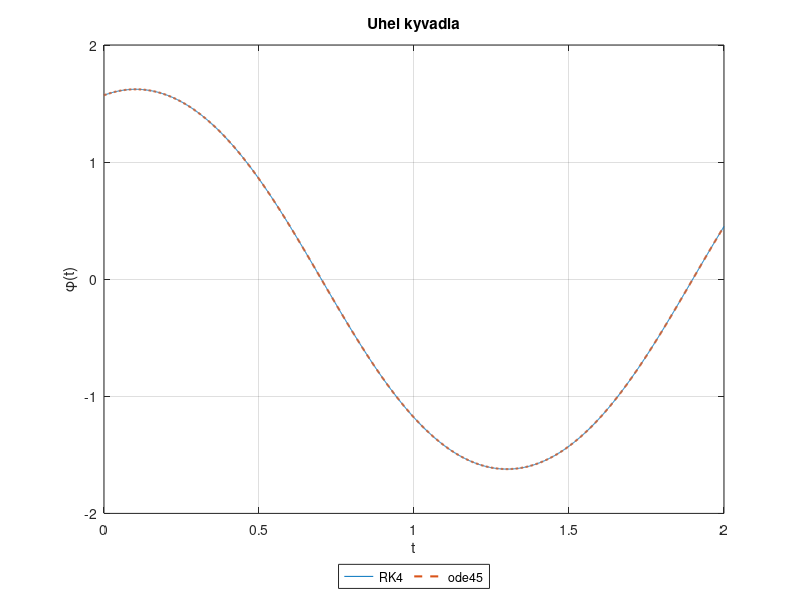
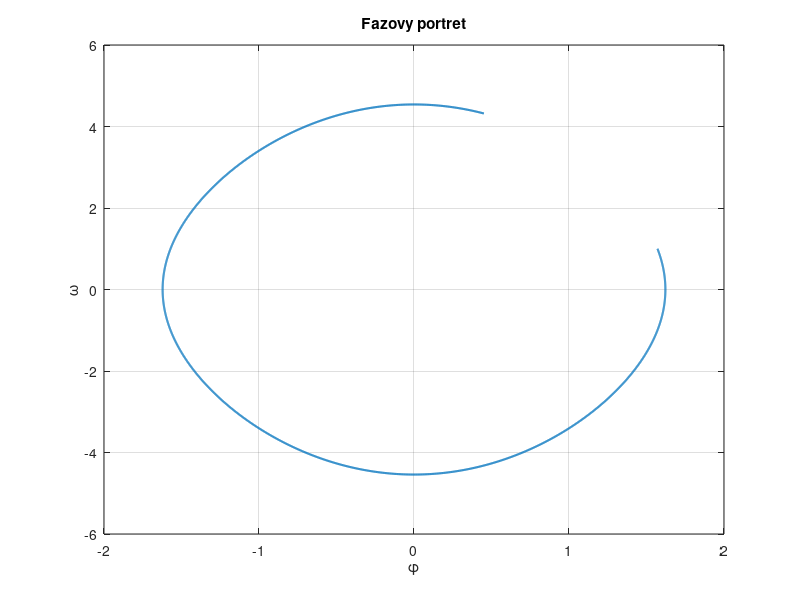

These figures' MATLAB source, in order:
% Nelinearni kyvadlo  phi'' + (g/l)*sin(phi) = 0,  phi(0) = pi/2, phi'(0) = 1
% Substituce omega = phi' vede na soustavu prvniho radu pro y = (phi, omega):
%   phi' = omega,   omega' = -(g/l)*sin(phi)
g = 9.81; l = 1;                        % tihove zrychleni, delka kyvadla
F = @(t,y) [y(2); -(g/l)*sin(y(1))];    % prava strana soustavy y' = F(t,y)
y0 = [pi/2; 1]; t0 = 0; tMax = 2;      % pocatecni podminka a konec intervalu
n = 2000; h = (tMax - t0)/n; t = t0 + h*(0:n);

Y = zeros(2,n+1); Y(:,1) = y0;          % RK4 pro soustavu: sloupec Y(:,i) je stav v case t(i)
for i = 1:n
    k1 = F(t(i),       Y(:,i));
    k2 = F(t(i) + h/2, Y(:,i) + h/2*k1);
    k3 = F(t(i) + h/2, Y(:,i) + h/2*k2);
    k4 = F(t(i+1),     Y(:,i) + h*k3);
    Y(:,i+1) = Y(:,i) + h/6*(k1 + 2*k2 + 2*k3 + k4);
end

% Srovnani s vestavenym resicem ode45 v tychz casech t
opts = odeset('RelTol', 1e-10, 'AbsTol', 1e-12);
[~, Yref] = ode45(F, t, y0, opts);

% Energie na jednotku hmotnosti by se mela zachovavat
E = 0.5*l^2*Y(2,:).^2 - g*l*cos(Y(1,:));

fprintf('\n  %-33s = %.2e\n', 'krok h', h);
fprintf('  %-33s = %.2e\n', 'max |phi_RK4 - phi_ode45|', max(abs(Y(1,:) - Yref(:,1)')));
fprintf('  %-33s = %.2e\n\n', 'max |E - E(0)|', max(abs(E - E(1))));

% Perioda kmitu
% a) numericky: casy pruchodu phi nulou zdola nahoru (linearni interpolace)
phi = Y(1,:);
idx = find(phi(1:end-1) < 0 & phi(2:end) >= 0);
tNul = t(idx) - phi(idx).*(t(idx+1) - t(idx))./(phi(idx+1) - phi(idx));
T_num = mean(diff(tNul));
% b) presne: amplituda ze zakona zachovani energie a elipticky integral
phiMax = acos(cos(y0(1)) - l*y0(2)^2/(2*g));
T_ex = 4*sqrt(l/g)*ellipke(sin(phiMax/2)^2);
% c) linearizace pro male kmity (sin(phi) ~ phi): T_0 = 2*pi*sqrt(l/g)
T_0 = 2*pi*sqrt(l/g);

fprintf('  %-33s = %.4f rad\n', 'amplituda phi_max', phiMax);
fprintf('  %-33s = %.7f s\n', 'perioda z reseni RK4', T_num);
fprintf('  %-33s = %.7f s\n', 'perioda presna (ellipke)', T_ex);
fprintf('  %-33s = %.7f s\n\n', 'perioda malych kmitu T_0', T_0);

figure(1)                               % uhel v case
plot(t, Y(1,:), '-', t, Yref(:,1), '--', 'LineWidth', 1.5)
grid on; xlabel('t'); ylabel('\phi(t)')
legend('RK4', 'ode45', 'Location', 'southoutside', 'Orientation', 'horizontal')
title('Uhel kyvadla')

figure(2)                               % fazovy portret
plot(Y(1,:), Y(2,:), 'LineWidth', 1.5)
grid on; xlabel('\phi'); ylabel('\omega')
title('Fazovy portret')
